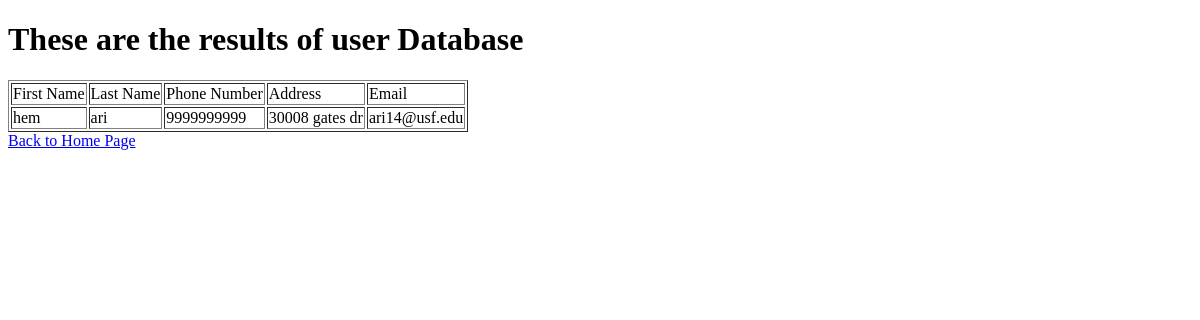
The app's page /user_db, older data.
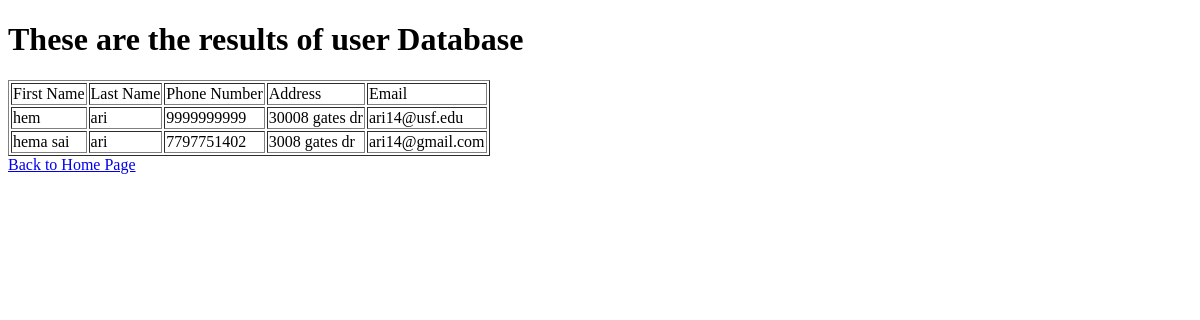
The same page, newer data.
### tables this page shows
CREATE TABLE Customer ( id INTEGER PRIMARY KEY, firstName TEXT not null, lastName text not null, phone text not null, address text not null, email TEXT NOT NULL, password TEXT NOT NULL);

### app.py (the view)
@app.route('/user_db')
def user_db():
    sqlite_connection=sqlite3.connect('shopping.db')
    sqlite_connection.row_factory = sqlite3.Row
    sqlite_cursor = sqlite_connection.cursor()
    sqlite_cursor.execute('Select * from Customer')
    rows = sqlite_cursor.fetchall()
    return render_template('user_db.html', rows = rows)

### templates/user_db.html (shortened to what this page needs)
<!DOCTYPE html>
<html lang="en">
<head>
</head>
<body>
    <h1>These are the results of user Database</h1>
    <table border = 1>
        <thead>
            <td>First Name</td>
            <td>Last Name</td>
            <td>Phone Number</td>
            <td>Address</td>
            <td>Email</td>
        </thead>
        {% for row in rows %}
        <tr>
            <td>{{ row["firstName"] }}</td>
            <td>{{ row["lastName"] }}</td>
            <td>{{ row["phone"] }}</td>
            <td>{{ row["address"] }}</td>
            <td>{{ row["email"] }}</td>
        </tr>
        {% endfor %}
    </table>
    <a href = "/">Back to Home Page</a>
</body>
</html>

Row changes from the older to the newer data that the page shows:
added Customer: firstName "hema sai", lastName "ari", phone "7797751402", address "3008 gates dr", email "ari14@gmail.com"
